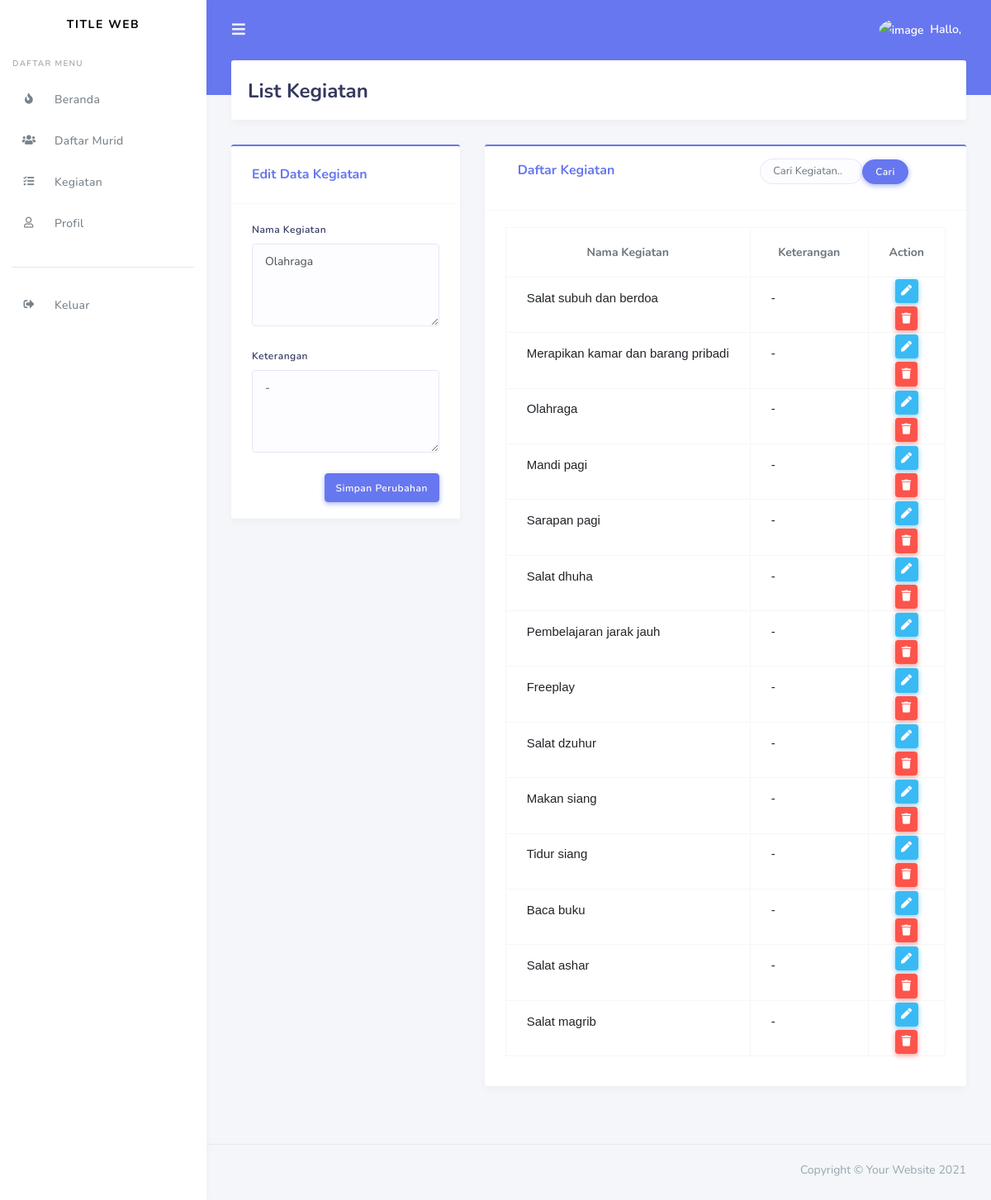
/guru/ubahKegiatan/17, run on the app's committed database.
### tables this page shows
CREATE TABLE `kegiatan` (
  `id` int(10) NOT NULL,
  `nama_kegiatan` text NOT NULL,
  `ket` text NOT NULL
);

### application/controllers/Guru.php (called while the page is built, shortened)
<?php
class Guru extends CI_Controller
{
    public function __construct()
    {
        $this->load->model('Kegiatan_model');
        $this->load->library('form_validation');
        $this->load->model('Identitas_model');
    }
    public function ubahKegiatan($id)
    {
        $data['user'] = $nama;
        $data['image'] = $image;
        $data['role_id'] = 'guru';
        $data['title'] = 'Kegiatan';
        $data['Ukegiatan'] = $this->Kegiatan_model->getKegiatanById($id);
        $data['kegiatan'] = $this->Kegiatan_model->getAllKegiatan();
        $this->form_validation->set_rules('nama', 'Nama Kegiatan', 'required', [
            'required' => 'Field Nama Kegiatan Harus Diisi'
        ]);
        $this->form_validation->set_rules('ket', 'Keterangan', 'required', [
            'required' => 'Field Keterangan Harus Diisi'
        ]);
        if ($this->form_validation->run() == FALSE) {
            $this->load->view('templates/user_header', $data);
            $this->load->view('templates/user_sidebar', $data);
            $this->load->view('guru/kegiatan', $data);
            $this->load->view('templates/user_footer');
        } else {
            $this->Kegiatan_model->ubahDataKegiatan();
            $this->session->set_flashdata('message', 'Diperbaharui.');
            redirect('guru/kegiatan');
        }
    }
}

### index.php (called while the page is built, shortened)
<?php
require_once BASEPATH.'core/CodeIgniter.php';

### application/models/Kegiatan_model.php (called while the page is built, shortened)
<?php
class Kegiatan_model extends CI_model
{
    public function getAllKegiatan()
    {
        return $this->db->get('kegiatan')->result_array();
    }
    public function getKegiatanById($id)
    {
        return $this->db->get_where('kegiatan', ['id' => $id])->row_array();
    }
}

### application/views/guru/kegiatan.php (the view, shortened to what this page needs)
<div class="main-content">
    <section class="section">
        <div class="section-header">
            <h1>List Kegiatan</h1>
        </div>
    </section>
    <div class="row">
        <div class="col-md-4">
            <div class="card card-primary">
                <div class="card-header">
                    <h4><?php if (isset($Ukegiatan)) {
                            echo "Edit Data Kegiatan";
                        } else {
                            echo "Tambah Kegiatan";
                        } ?></h4>
                </div>
                <div class="card-body">
                    <form action="" method="POST">
                        <div class="form-group">
                            <label>Nama Kegiatan</label>
                            <textarea class="form-control" style="height: 100px;" name="nama"><?php if (isset($Ukegiatan)) {
                                                                                                    echo $Ukegiatan['nama_kegiatan'];
                                                                                                } ?><?= set_value('nama'); ?></textarea>
                        </div>
                        <div class="form-group">
                            <label>Keterangan</label>
                            <textarea class="form-control" style="height: 100px;" name="ket"><?php if (isset($Ukegiatan)) {
                                                                                                    echo $Ukegiatan['ket'];
                                                                                                } ?><?= set_value('ket'); ?></textarea>
                        </div>
                        <button type="submit" class="btn btn-primary float-right">
                            <?php if (isset($Ukegiatan)) {
                                echo "Simpan Perubahan";
                            } else {
                                echo "Simpan";
                            } ?></button>
                    </form>
                </div>
            </div>
        </div>
        <div class="col-md-8">
            <div class="card card-primary">
                <div class="card-header">
                    <div class="row col">
                        <div class="col-md-7 mb-3">
                            <h4>Daftar Kegiatan</h4>
                        </div>
                        <div class="col-md-5">
                            <form action="" method="POST">
                                <div class="input-group mb-3">
                                    <input type="text" class="form-control" placeholder="Cari Kegiatan.." name="keyword">
                                    <div class="input-group-append">
                                        <input class="btn btn-primary" type="submit" name="cari" value="Cari">
                                    </div>
                                </div>
                            </form>
                        </div>
                    </div>
                </div>
                <div class="card-body">
                    <div class="table-responsive">
                        <table class="table table-bordered">
                            <tr class="text-center">
                                <th width="30%">Nama Kegiatan</th>
                                <th widht="55%">Keterangan</th>
                                <th width="15%">Action</th>
                            </tr>
                            <?php foreach ($kegiatan as $row) : ?>
                                <tr>
                                    <td>
                                        <pre><?= $row['nama_kegiatan'] ?></pre>
                                    </td>
                                    <td>
                                        <pre><?= $row['ket'] ?></pre>
                                    </td>
                                    <td class="text-center">
                                        <a href="<?= base_url(); ?>guru/ubahKegiatan/<?= $row['id']; ?>" class="btn btn-info btn-sm" title="Edit"><i class="fas fa-pen"></i></a>
                                        <a href="<?= base_url(); ?>guru/hapusKegiatan/<?= $row['id']; ?>" class="btn btn-danger btn-sm tombol-hapus" title="Hapus"><i class="fas fa-trash"></i></a>
                                    </td>
                                </tr>
                            <?php endforeach ?>
                        </table>
                    </div>
                </div>
            </div>
        </div>
    </div>
</div>
</div>

### assets/css/custom.css (style rules this page uses)
.btn-sm { margin: 2px; }
h1 { margin-top: 100px; }
pre { font-size: 15px; font-family:sans-serif; }

### data on the page
kegiatan: nama "Olahraga", ket "-", nama_kegiatan "Olahraga"
kegiatan: nama_kegiatan "Salat subuh dan berdoa", ket "-"
kegiatan: nama_kegiatan "Merapikan kamar dan barang pribadi", ket "-"
kegiatan: nama_kegiatan "Mandi pagi", ket "-"
kegiatan: nama_kegiatan "Sarapan pagi", ket "-"
kegiatan: nama_kegiatan "Salat dhuha", ket "-"
kegiatan: nama_kegiatan "Pembelajaran jarak jauh", ket "-"
kegiatan: nama_kegiatan "Freeplay", ket "-"
kegiatan: nama_kegiatan "Salat dzuhur", ket "-"
kegiatan: nama_kegiatan "Makan siang", ket "-"
kegiatan: nama_kegiatan "Tidur siang", ket "-"
kegiatan: nama_kegiatan "Baca buku", ket "-"
kegiatan: nama_kegiatan "Salat ashar", ket "-"
kegiatan: nama_kegiatan "Salat magrib", ket "-"
